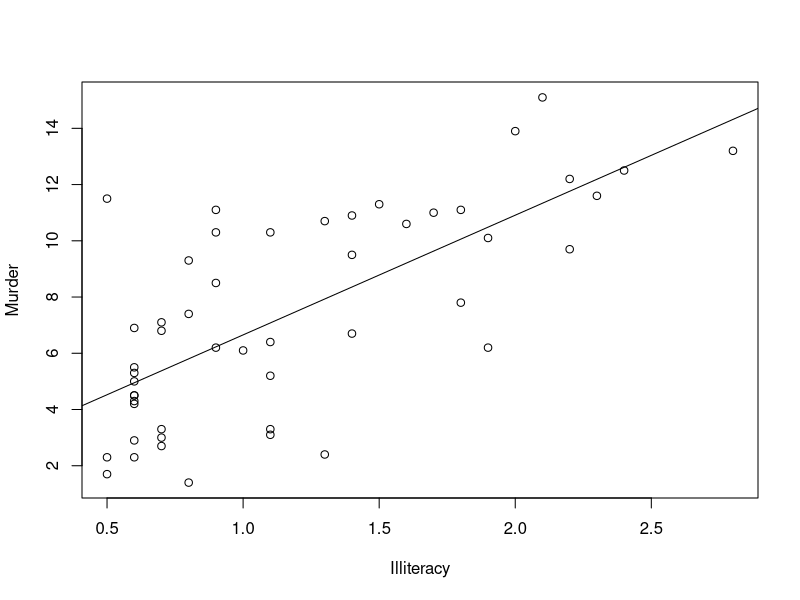
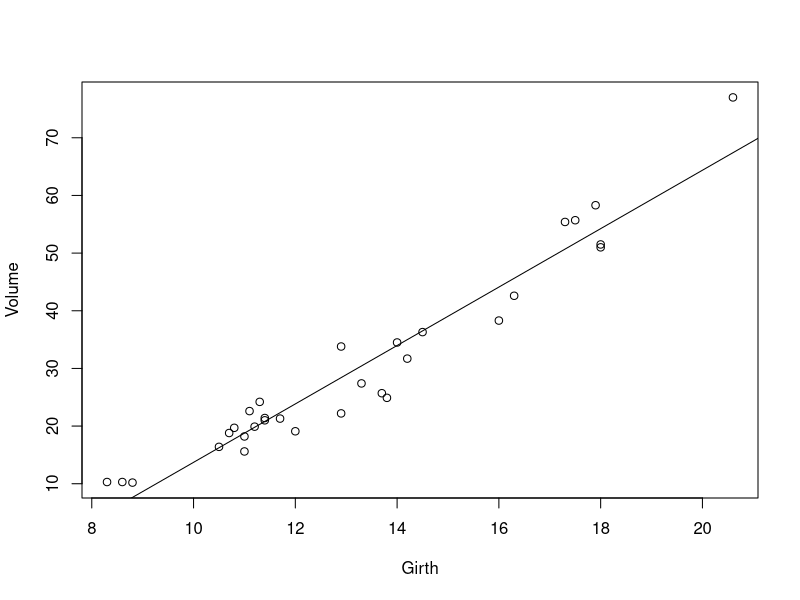
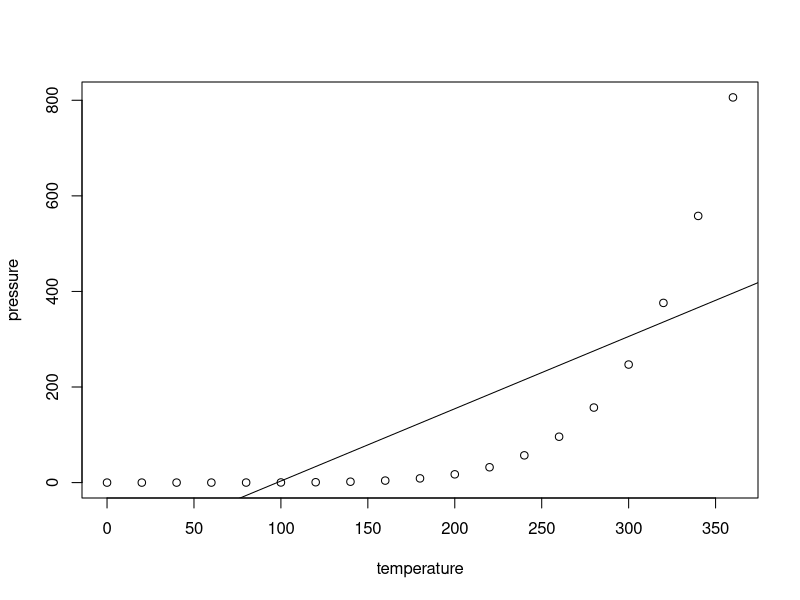

Source code (R) for these figures, in order:
#김은민
#2019-12-16 (HW)
#
#문제1) state.x77 데이터셋에서 문맹률(Illiteracy)을 이용해 범죄율(Murder)을 예측하는 
# 단순선형 회귀모델을 만드시오. 그리고 문맹률이 0.5, 1.0, 1.5일 때 범죄율을 예측하여 보시오.
state.x77 <- as.data.frame(state.x77)
plot(Murder~Illiteracy,data=state.x77)
model <- lm(Murder~Illiteracy,data=state.x77)  
model
abline(model)

coef(model)

new_Illiteracy <- data.frame(Illiteracy=c(0.5,1.0,1.5))
predict(model,new_Illiteracy)


#문제2) trees 데이터셋에서 나무둘레(Girth)로 나무의 볼륨(Volume)을 예측하는 단선형 
# 회귀모델을 만드시오. 그리고 나무 둘레가 8.5, 9.0, 9.5일 때, 나무의
# 볼륨(Volume)을 예측하여 보시오.
plot(Volume~Girth,data=trees)
model <- lm(Volume~Girth,data=trees)
abline(model)

new_Girth <- data.frame(Girth=c(8.5,9.0,9.5))

predict(model,new_Girth)

#문제3) pressure 데이터셋에서 온도(temperature)로 기압(pressure)을 예측하는 
# 단순선형 회귀모델을 만드시오. 그리고 온도가 65, 95, 155일 때 기압을 예측하여 보시오.

plot(pressure~temperature,data=pressure)
model <- lm(pressure~temperature,data=pressure)
abline(model)

new_temperature <- data.frame(temperature=c(65,95,155))
predict(model,new_temperature)
